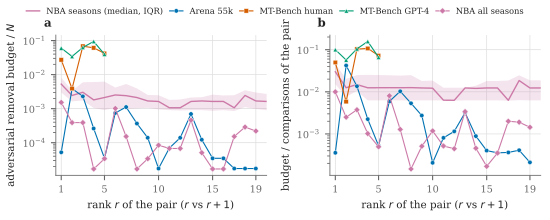

Generate this figure with Python:
"""F3 (claim E3): verified adversarial removal budget of each adjacent-pair claim (C2) against the pair's rank.

Reads adv_budgets.csv. Left: budget as a fraction of all N comparisons; right: budget as a fraction of the comparisons that involve
either participant of the pair (budget_frac_pair). The noise-equivalent "leverage" is not plotted: it is ~ z*sqrt((N-k)/k) and carries
no information beyond z and k/N (see adv_budgets.csv, column leverage_identity).
Single NBA seasons (69 seasons, pooled by rank) are shown as median and interquartile range.
Writes fig3_budgets.pdf.
"""
import os

import matplotlib.pyplot as plt
import numpy as np

import common as C

A = C.args(__doc__)
C.set_style()
b = C.adv_c2(A.results)
b = b[np.isfinite(b.budget_frac_pair) & (b.budget > 0)]
seasons = b[~b.dataset.isin(C.BASE_UNITS)]

fig, axes = plt.subplots(1, 2, figsize=(C.TEXTWIDTH, 2.2), sharex=True)
for ax, col, ylab in zip(axes, ["budget_frac_N", "budget_frac_pair"],
                         ["adversarial removal budget / $N$", "budget / comparisons of the pair"]):
    g = seasons.groupby("rank")[col]
    q = g.quantile([0.25, 0.5, 0.75]).unstack()
    q = q[g.size() >= 10]
    ax.fill_between(q.index, q[0.25], q[0.75], color=C.DESIGN_COLOR["sports"], alpha=0.2, lw=0)
    ax.plot(q.index, q[0.5], "-", color=C.DESIGN_COLOR["sports"], lw=1.0, label="NBA seasons (median, IQR)")
    for unit in C.BASE_UNITS:
        d = b[b.dataset == unit].sort_values("rank"); des = C.design_of(unit)
        ax.plot(d["rank"], d[col], "-" + C.DESIGN_MARKER[des], color=C.DESIGN_COLOR[des], ms=3.2, lw=0.8, mec="white", mew=0.3,
                label=C.SHORT_LABEL[unit])
    ax.set_yscale("log"); ax.set_xlabel("rank $r$ of the pair ($r$ vs $r+1$)"); ax.set_ylabel(ylab)
    ax.set_xlim(0.5, 20)
    ax.set_xticks([1, 5, 10, 15, 19])
h, l = axes[0].get_legend_handles_labels()
fig.legend(h, l, loc="upper center", ncol=5, frameon=False, fontsize=6, columnspacing=0.8, handlelength=1.6)
C.panel_letter(axes[0], "a"); C.panel_letter(axes[1], "b")
fig.subplots_adjust(left=0.1, right=0.985, bottom=0.2, top=0.84, wspace=0.3)
fig.savefig(os.path.join(A.out, "fig3_budgets.pdf"))
C.record_inputs(A.out, "fig3_budgets.pdf", [os.path.join(A.results, "adv_budgets.csv")])
